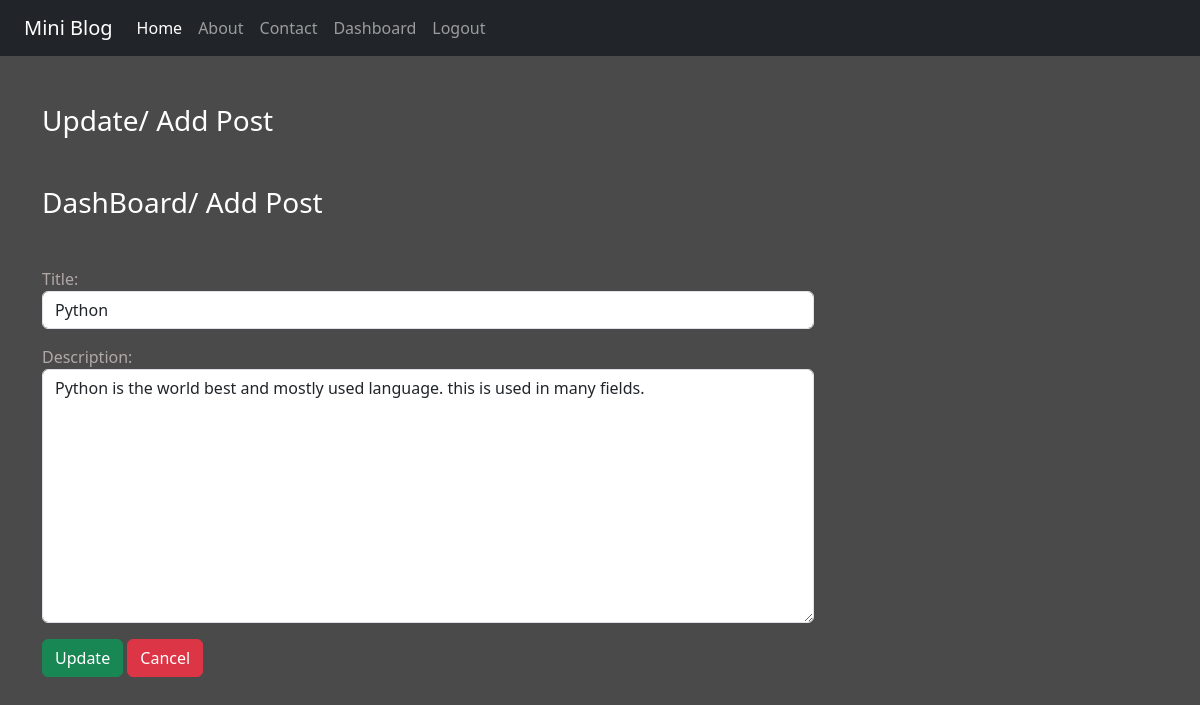
The page /updatepost/2/ (signed in) on the database its author committed.
### blog/models.py (models this page shows)
class Post(models.Model):
    title = models.CharField(max_length=100)
    desc = models.TextField()

### blog/views.py (the view)
# urls.py: path("updatepost/<int:id>/",views.update_post, name="updatepost"),
def update_post(request, id):
    if request.user.is_authenticated:
        if request.method == 'POST':
            pi = Post.objects.get(pk=id)
            form = PostForm(request.POST, instance=pi)
            if form.is_valid():
                form.save()
        else:
            pi = Post.objects.get(pk=id)
            form = PostForm(instance=pi)
        return render(request, 'updatepost.html', {'form':form})
    else:
        return HttpResponseRedirect('/login/')

### blog/forms.py
class PostForm(forms.ModelForm):
    class Meta:
        model = Post
        fields = ['title', 'desc']
        labels = {'desc':'Description'}
        widgets = {'title':forms.TextInput(attrs={'class':'form-control'}),
         'desc':forms.Textarea(attrs={'class':'form-control'})
        }

### blog/templates/updatepost.html (shortened to what this page needs)
{% extends 'base.html' %}
{% load static %}
{% block content %}
<div class="col-sm-10">
    <h3 class="text-white my-5">Update/ Add Post</h3>
    <div class="col-sm-10">
        <h3 class="text-white my-5">DashBoard/ Add Post</h3>
        <form action="" method="post" novalidate>
            {{form.as_p}}
            <input type="submit" value="Update" class="btn btn-success">
            <a href="/dashboard/" class="btn btn-danger">Cancel</a>
        </form>
    </div>
</div>
{% endblock content %}

### blog/static/css/style.css (style rules this page uses)
body { background-color: rgb(75 , 74 , 74 ); color: antiquewhite; }
form { color: rgb(177, 168 ,168); }

### rows shown on the page
Post: title "Python", desc "Python is the world best and mostly used language. this is used in many fields."
